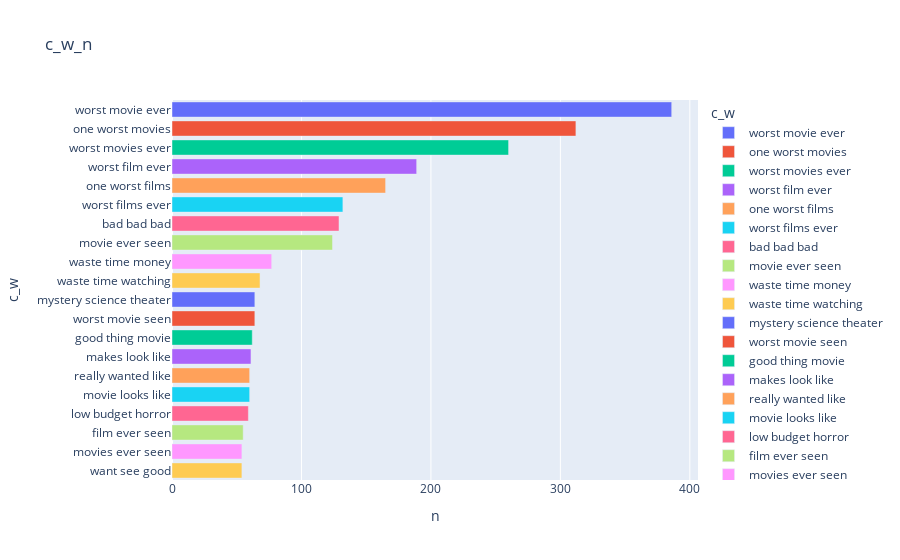

Notebook code for this chart:
### Code cell
t_l_0_data3 = dict(N_그램_표현(t_l_0_s,20,3))
v_df_t_l_0_3 = pd.DataFrame(columns=['c_w','n'])
v_df_t_l_0_3['c_w'] = list(t_l_0_data3.keys())
v_df_t_l_0_3['n'] = list(t_l_0_data3.values())
fig = px.bar(v_df_t_l_0_3,x='n' ,y='c_w',orientation='h',title = 'c_w_n',color='c_w')
fig.show()

### Figure 1 — Plotly figure (JSON) as saved in the notebook; plotly's stock layout.template omitted (floating-point values rounded to 4 significant figures)
{"data": [{"alignmentgroup": "True", "hovertemplate": "c_w=%{y}<br>n=%{x}<extra></extra>", "legendgroup": "worst movie ever", "marker": {"color": "#636efa", "pattern": {"shape": ""}}, "name": "worst movie ever", "offsetgroup": "worst movie ever", "orientation": "h", "showlegend": true, "textposition": "auto", "type": "bar", "x": [386], "xaxis": "x", "y": ["worst movie ever"], "yaxis": "y"}, {"alignmentgroup": "True", "hovertemplate": "c_w=%{y}<br>n=%{x}<extra></extra>", "legendgroup": "one worst movies", "marker": {"color": "#EF553B", "pattern": {"shape": ""}}, "name": "one worst movies", "offsetgroup": "one worst movies", "orientation": "h", "showlegend": true, "textposition": "auto", "type": "bar", "x": [312], "xaxis": "x", "y": ["one worst movies"], "yaxis": "y"}, {"alignmentgroup": "True", "hovertemplate": "c_w=%{y}<br>n=%{x}<extra></extra>", "legendgroup": "worst movies ever", "marker": {"color": "#00cc96", "pattern": {"shape": ""}}, "name": "worst movies ever", "offsetgroup": "worst movies ever", "orientation": "h", "showlegend": true, "textposition": "auto", "type": "bar", "x": [260], "xaxis": "x", "y": ["worst movies ever"], "yaxis": "y"}, {"alignmentgroup": "True", "hovertemplate": "c_w=%{y}<br>n=%{x}<extra></extra>", "legendgroup": "worst film ever", "marker": {"color": "#ab63fa", "pattern": {"shape": ""}}, "name": "worst film ever", "offsetgroup": "worst film ever", "orientation": "h", "showlegend": true, "textposition": "auto", "type": "bar", "x": [189], "xaxis": "x", "y": ["worst film ever"], "yaxis": "y"}, {"alignmentgroup": "True", "hovertemplate": "c_w=%{y}<br>n=%{x}<extra></extra>", "legendgroup": "one worst films", "marker": {"color": "#FFA15A", "pattern": {"shape": ""}}, "name": "one worst films", "offsetgroup": "one worst films", "orientation": "h", "showlegend": true, "textposition": "auto", "type": "bar", "x": [165], "xaxis": "x", "y": ["one worst films"], "yaxis": "y"}, {"alignmentgroup": "True", "hovertemplate": "c_w=%{y}<br>n=%{x}<extra></extra>", "legendgroup": "worst films ever", "marker": {"color": "#19d3f3", "pattern": {"shape": ""}}, "name": "worst films ever", "offsetgroup": "worst films ever", "orientation": "h", "showlegend": true, "textposition": "auto", "type": "bar", "x": [132], "xaxis": "x", "y": ["worst films ever"], "yaxis": "y"}, {"alignmentgroup": "True", "hovertemplate": "c_w=%{y}<br>n=%{x}<extra></extra>", "legendgroup": "bad bad bad", "marker": {"color": "#FF6692", "pattern": {"shape": ""}}, "name": "bad bad bad", "offsetgroup": "bad bad bad", "orientation": "h", "showlegend": true, "textposition": "auto", "type": "bar", "x": [129], "xaxis": "x", "y": ["bad bad bad"], "yaxis": "y"}, {"alignmentgroup": "True", "hovertemplate": "c_w=%{y}<br>n=%{x}<extra></extra>", "legendgroup": "movie ever seen", "marker": {"color": "#B6E880", "pattern": {"shape": ""}}, "name": "movie ever seen", "offsetgroup": "movie ever seen", "orientation": "h", "showlegend": true, "textposition": "auto", "type": "bar", "x": [124], "xaxis": "x", "y": ["movie ever seen"], "yaxis": "y"}, {"alignmentgroup": "True", "hovertemplate": "c_w=%{y}<br>n=%{x}<extra></extra>", "legendgroup": "waste time money", "marker": {"color": "#FF97FF", "pattern": {"shape": ""}}, "name": "waste time money", "offsetgroup": "waste time money", "orientation": "h", "showlegend": true, "textposition": "auto", "type": "bar", "x": [77], "xaxis": "x", "y": ["waste time money"], "yaxis": "y"}, {"alignmentgroup": "True", "hovertemplate": "c_w=%{y}<br>n=%{x}<extra></extra>", "legendgroup": "waste time watching", "marker": {"color": "#FECB52", "pattern": {"shape": ""}}, "name": "waste time watching", "offsetgroup": "waste time watching", "orientation": "h", "showlegend": true, "textposition": "auto", "type": "bar", "x": [68], "xaxis": "x", "y": ["waste time watching"], "yaxis": "y"}, {"alignmentgroup": "True", "hovertemplate": "c_w=%{y}<br>n=%{x}<extra></extra>", "legendgroup": "mystery science theater", "marker": {"color": "#636efa", "pattern": {"shape": ""}}, "name": "mystery science theater", "offsetgroup": "mystery science theater", "orientation": "h", "showlegend": true, "textposition": "auto", "type": "bar", "x": [64], "xaxis": "x", "y": ["mystery science theater"], "yaxis": "y"}, {"alignmentgroup": "True", "hovertemplate": "c_w=%{y}<br>n=%{x}<extra></extra>", "legendgroup": "worst movie seen", "marker": {"color": "#EF553B", "pattern": {"shape": ""}}, "name": "worst movie seen", "offsetgroup": "worst movie seen", "orientation": "h", "showlegend": true, "textposition": "auto", "type": "bar", "x": [64], "xaxis": "x", "y": ["worst movie seen"], "yaxis": "y"}, {"alignmentgroup": "True", "hovertemplate": "c_w=%{y}<br>n=%{x}<extra></extra>", "legendgroup": "good thing movie", "marker": {"color": "#00cc96", "pattern": {"shape": ""}}, "name": "good thing movie", "offsetgroup": "good thing movie", "orientation": "h", "showlegend": true, "textposition": "auto", "type": "bar", "x": [62], "xaxis": "x", "y": ["good thing movie"], "yaxis": "y"}, {"alignmentgroup": "True", "hovertemplate": "c_w=%{y}<br>n=%{x}<extra></extra>", "legendgroup": "makes look like", "marker": {"color": "#ab63fa", "pattern": {"shape": ""}}, "name": "makes look like", "offsetgroup": "makes look like", "orientation": "h", "showlegend": true, "textposition": "auto", "type": "bar", "x": [61], "xaxis": "x", "y": ["makes look like"], "yaxis": "y"}, {"alignmentgroup": "True", "hovertemplate": "c_w=%{y}<br>n=%{x}<extra></extra>", "legendgroup": "really wanted like", "marker": {"color": "#FFA15A", "pattern": {"shape": ""}}, "name": "really wanted like", "offsetgroup": "really wanted like", "orientation": "h", "showlegend": true, "textposition": "auto", "type": "bar", "x": [60], "xaxis": "x", "y": ["really wanted like"], "yaxis": "y"}, {"alignmentgroup": "True", "hovertemplate": "c_w=%{y}<br>n=%{x}<extra></extra>", "legendgroup": "movie looks like", "marker": {"color": "#19d3f3", "pattern": {"shape": ""}}, "name": "movie looks like", "offsetgroup": "movie looks like", "orientation": "h", "showlegend": true, "textposition": "auto", "type": "bar", "x": [60], "xaxis": "x", "y": ["movie looks like"], "yaxis": "y"}, {"alignmentgroup": "True", "hovertemplate": "c_w=%{y}<br>n=%{x}<extra></extra>", "legendgroup": "low budget horror", "marker": {"color": "#FF6692", "pattern": {"shape": ""}}, "name": "low budget horror", "offsetgroup": "low budget horror", "orientation": "h", "showlegend": true, "textposition": "auto", "type": "bar", "x": [59], "xaxis": "x", "y": ["low budget horror"], "yaxis": "y"}, {"alignmentgroup": "True", "hovertemplate": "c_w=%{y}<br>n=%{x}<extra></extra>", "legendgroup": "film ever seen", "marker": {"color": "#B6E880", "pattern": {"shape": ""}}, "name": "film ever seen", "offsetgroup": "film ever seen", "orientation": "h", "showlegend": true, "textposition": "auto", "type": "bar", "x": [55], "xaxis": "x", "y": ["film ever seen"], "yaxis": "y"}, {"alignmentgroup": "True", "hovertemplate": "c_w=%{y}<br>n=%{x}<extra></extra>", "legendgroup": "movies ever seen", "marker": {"color": "#FF97FF", "pattern": {"shape": ""}}, "name": "movies ever seen", "offsetgroup": "movies ever seen", "orientation": "h", "showlegend": true, "textposition": "auto", "type": "bar", "x": [54], "xaxis": "x", "y": ["movies ever seen"], "yaxis": "y"}, {"alignmentgroup": "True", "hovertemplate": "c_w=%{y}<br>n=%{x}<extra></extra>", "legendgroup": "want see good", "marker": {"color": "#FECB52", "pattern": {"shape": ""}}, "name": "want see good", "offsetgroup": "want see good", "orientation": "h", "showlegend": true, "textposition": "auto", "type": "bar", "x": [54], "xaxis": "x", "y": ["want see good"], "yaxis": "y"}], "layout": {"barmode": "relative", "legend": {"title": {"text": "c_w"}, "tracegroupgap": 0}, "title": {"text": "c_w_n"}, "xaxis": {"anchor": "y", "domain": [0, 1], "title": {"text": "n"}}, "yaxis": {"anchor": "x", "categoryarray": ["want see good", "movies ever seen", "film ever seen", "low budget horror", "movie looks like", "really wanted like", "makes look like", "good thing movie", "worst movie seen", "mystery science theater", "waste time watching", "waste time money", "movie ever seen", "bad bad bad", "worst films ever", "one worst films", "worst film ever", "worst movies ever", "one worst movies", "worst movie ever"], "categoryorder": "array", "domain": [0, 1], "title": {"text": "c_w"}}}}
